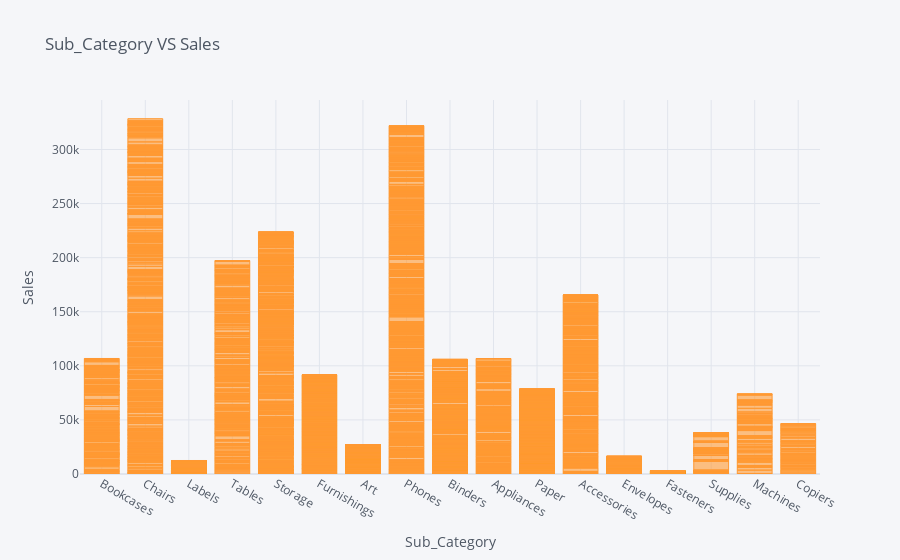

The notebook cell this image was saved under:
### Code cell
plt.figure(figsize=[12,8])
ax = sns.barplot(x="Region", y="Sales", hue="Segment", data=ds, palette="Set1")

ds.iplot(x="Sub-Category", y="Sales",kind='bar',colors='orange',
         title='Sub_Category VS Sales',xTitle='Sub_Category',yTitle='Sales')
plt.figure(figsize=(20,8))
sns.countplot(x=df['Sub-Category'])
plt.xticks(rotation=90)

### Figure 1 — Plotly figure (JSON) as saved in the notebook; plotly's stock layout.template omitted (floating-point values rounded to 4 significant figures; data arrays with more than 128 entries replaced by an {"elided": "..."} marker saying what was removed)
{"data": [{"marker": {"color": "rgba(255, 153, 51, 0.6)", "line": {"color": "rgba(255, 153, 51, 1.0)", "width": 1}}, "name": "Sales", "orientation": "v", "text": "", "x": {"elided": "9906 str values"}, "y": {"elided": "9906 float values"}, "type": "bar"}], "layout": {"legend": {"bgcolor": "#F5F6F9", "font": {"color": "#4D5663"}}, "paper_bgcolor": "#F5F6F9", "plot_bgcolor": "#F5F6F9", "title": {"font": {"color": "#4D5663"}, "text": "Sub_Category VS Sales"}, "xaxis": {"gridcolor": "#E1E5ED", "showgrid": true, "tickfont": {"color": "#4D5663"}, "title": {"font": {"color": "#4D5663"}, "text": "Sub_Category"}, "zerolinecolor": "#E1E5ED", "type": "category", "range": [-0.5, 16.5], "autorange": true}, "yaxis": {"gridcolor": "#E1E5ED", "showgrid": true, "tickfont": {"color": "#4D5663"}, "title": {"font": {"color": "#4D5663"}, "text": "Sales"}, "zerolinecolor": "#E1E5ED", "type": "linear", "range": [0, 345700.0], "autorange": true}, "autosize": true}}
